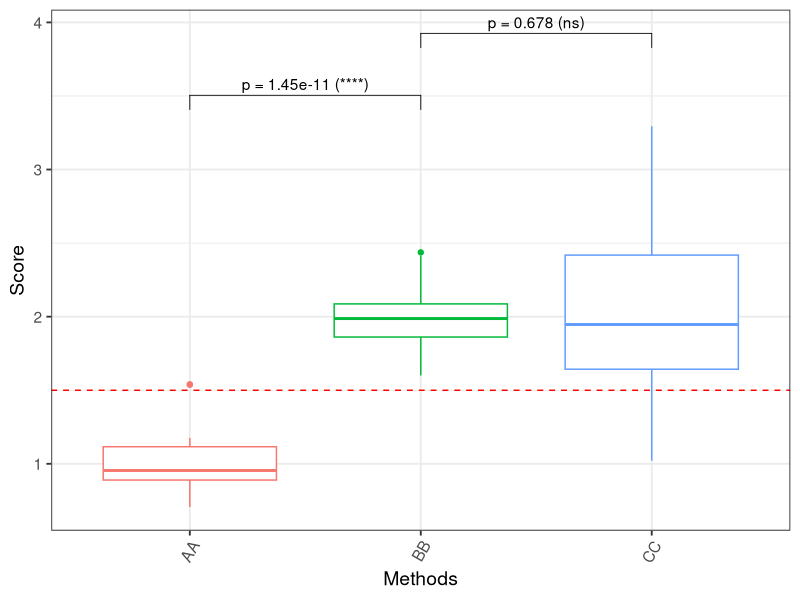

Source code (R):
library(tidyverse)

# generate data
vec1 = rnorm(20, mean = 1, sd = 0.2)
vec2 = rnorm(20, mean = 2, sd = 0.2)
vec3 = rnorm(20, mean = 2, sd = 0.5)
res = tibble(vec1 = vec1, vec2 = vec2, vec3 = vec3)

# tidy data
tbl = res %>%
  tidyr::pivot_longer(cols = everything(), names_to = 'name', values_to = 'vals') %>%
  mutate(name = case_when(
    name == 'vec1' ~ 'AA',
    name == 'vec2' ~ 'BB',
    name == 'vec3' ~ 'CC'
  ))
tbl # 2 columns

# calculate p-values
comp = list(c('AA', 'BB'), c('BB', 'CC'))
stat_test = tbl %>%
  rstatix::wilcox_test(formula = vals ~ name, comparisons = comp) %>% # name = group (character)
  rstatix::add_significance('p') %>%
  rstatix::add_y_position()

# boxplot
tbl %>%
  ggplot(aes(x = name, y = vals, color = name)) +
  geom_boxplot(show.legend = FALSE) +
  geom_hline(yintercept = 1.5, linetype = 'dashed', color = 'red') +
  ggpubr::stat_pvalue_manual(stat_test, label = "p = {p} ({p.signif})") +
  labs(x = 'Methods', y = 'Score') +
  theme_bw(base_size = 14) +
  theme(axis.text.x = element_text(angle = 60, hjust = 1))
